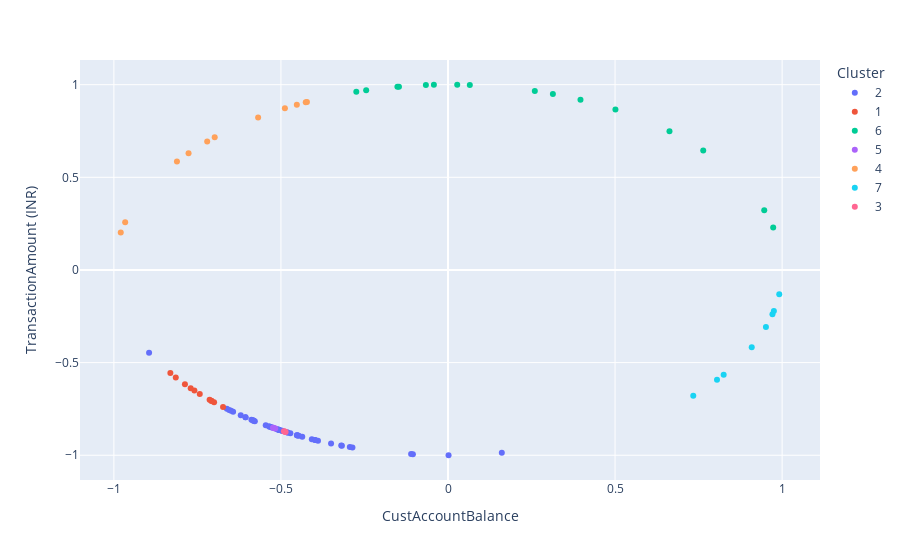

The cell this chart's notebook holds for it:
### Code cell
from sklearn.metrics import davies_bouldin_score
from sklearn.metrics import calinski_harabasz_score
import plotly.express as px

clusters_identificados = np.array(model.predict(X))
datos_con_clusters = data
datos_con_clusters['CustAccountBalance'] = X.T[0]
datos_con_clusters['TransactionAmount (INR)'] = X.T[1]
datos_con_clusters['Cluster'] = clusters_identificados
datos_con_clusters["Cluster"] = datos_con_clusters["Cluster"].astype("category")

fig = px.scatter(
    datos_con_clusters, 
    x = "CustAccountBalance", 
    y = "TransactionAmount (INR)", 
    color = "Cluster",
)
fig.show()

### Figure 1 — Plotly figure (JSON) as saved in the notebook; plotly's stock layout.template omitted (floating-point values rounded to 4 significant figures)
{"data": [{"hovertemplate": "Cluster=2<br>CustAccountBalance=%{x}<br>TransactionAmount (INR)=%{y}<extra></extra>", "legendgroup": "2", "marker": {"color": "#636efa", "symbol": "circle"}, "mode": "markers", "name": "2", "orientation": "v", "showlegend": true, "type": "scatter", "x": [-0.5456, -0.5094, -0.3195, -0.35, -0.4076, -0.4806, -0.3891, -0.4464, -0.4719, -0.3176, -0.6203, -0.3981, -0.4522, -0.5835, -0.3978, -0.5781, -0.5058, -0.6431, -0.5066, -0.4519, -0.4362, -0.5821, -0.8946, -0.1051, -0.6061, -0.4966, -0.606, -0.5303, 0.001651, -0.5884, -0.5831, -0.2939, -0.4977, -0.5352, -0.2861, -0.5048, -0.535, -0.5272, -0.6619, -0.4801, -0.6494, -0.1105, -0.6548, -0.5117, -0.4501, 0.1611], "xaxis": "x", "y": [-0.8381, -0.8605, -0.9476, -0.9368, -0.9132, -0.8769, -0.9212, -0.8948, -0.8817, -0.9482, -0.7843, -0.9174, -0.8919, -0.8121, -0.9175, -0.816, -0.8627, -0.7658, -0.8622, -0.892, -0.8999, -0.8131, -0.4468, -0.9945, -0.7954, -0.868, -0.7954, -0.8478, -1.0, -0.8086, -0.8124, -0.9558, -0.8674, -0.8447, -0.9582, -0.8633, -0.8449, -0.8497, -0.7496, -0.8772, -0.7605, -0.9939, -0.7558, -0.8592, -0.893, -0.9869], "yaxis": "y"}, {"hovertemplate": "Cluster=1<br>CustAccountBalance=%{x}<br>TransactionAmount (INR)=%{y}<extra></extra>", "legendgroup": "1", "marker": {"color": "#EF553B", "symbol": "circle"}, "mode": "markers", "name": "1", "orientation": "v", "showlegend": true, "type": "scatter", "x": [-0.6733, -0.759, -0.7874, -0.7701, -0.831, -0.7001, -0.7073, -0.7087, -0.7135, -0.7429, -0.8147], "xaxis": "x", "y": [-0.7394, -0.6511, -0.6165, -0.6379, -0.5563, -0.714, -0.7069, -0.7055, -0.7006, -0.6694, -0.5798], "yaxis": "y"}, {"hovertemplate": "Cluster=6<br>CustAccountBalance=%{x}<br>TransactionAmount (INR)=%{y}<extra></extra>", "legendgroup": "6", "marker": {"color": "#00cc96", "symbol": "circle"}, "mode": "markers", "name": "6", "orientation": "v", "showlegend": true, "type": "scatter", "x": [0.3139, -0.2449, -0.1514, 0.9465, 0.0276, -0.04227, 0.7639, 0.2598, 0.06528, 0.3965, 0.5011, -0.1468, 0.6629, 0.9733, -0.2745, -0.06621], "xaxis": "x", "y": [0.9494, 0.9695, 0.9885, 0.3228, 0.9996, 0.9991, 0.6454, 0.9657, 0.9979, 0.918, 0.8654, 0.9892, 0.7487, 0.2297, 0.9616, 0.9978], "yaxis": "y"}, {"hovertemplate": "Cluster=5<br>CustAccountBalance=%{x}<br>TransactionAmount (INR)=%{y}<extra></extra>", "legendgroup": "5", "marker": {"color": "#ab63fa", "symbol": "circle"}, "mode": "markers", "name": "5", "orientation": "v", "showlegend": true, "type": "scatter", "x": [-0.5232, -0.5191, -0.5233, -0.517], "xaxis": "x", "y": [-0.8522, -0.8547, -0.8522, -0.856], "yaxis": "y"}, {"hovertemplate": "Cluster=4<br>CustAccountBalance=%{x}<br>TransactionAmount (INR)=%{y}<extra></extra>", "legendgroup": "4", "marker": {"color": "#FFA15A", "symbol": "circle"}, "mode": "markers", "name": "4", "orientation": "v", "showlegend": true, "type": "scatter", "x": [-0.8112, -0.9794, -0.4524, -0.7207, -0.6982, -0.9662, -0.4881, -0.4222, -0.4257, -0.7765, -0.5683], "xaxis": "x", "y": [0.5847, 0.2017, 0.8918, 0.6933, 0.7159, 0.2577, 0.8728, 0.9065, 0.9049, 0.6301, 0.8228], "yaxis": "y"}, {"hovertemplate": "Cluster=7<br>CustAccountBalance=%{x}<br>TransactionAmount (INR)=%{y}<extra></extra>", "legendgroup": "7", "marker": {"color": "#19d3f3", "symbol": "circle"}, "mode": "markers", "name": "7", "orientation": "v", "showlegend": true, "type": "scatter", "x": [0.9711, 0.9753, 0.8051, 0.825, 0.909, 0.9515, 0.9914, 0.7341], "xaxis": "x", "y": [-0.2389, -0.2208, -0.5931, -0.5651, -0.4168, -0.3077, -0.1309, -0.6791], "yaxis": "y"}, {"hovertemplate": "Cluster=3<br>CustAccountBalance=%{x}<br>TransactionAmount (INR)=%{y}<extra></extra>", "legendgroup": "3", "marker": {"color": "#FF6692", "symbol": "circle"}, "mode": "markers", "name": "3", "orientation": "v", "showlegend": true, "type": "scatter", "x": [-0.4888, -0.4875, -0.4861, -0.4912], "xaxis": "x", "y": [-0.8724, -0.8731, -0.8739, -0.8711], "yaxis": "y"}], "layout": {"legend": {"title": {"text": "Cluster"}, "tracegroupgap": 0}, "margin": {"t": 60}, "xaxis": {"anchor": "y", "domain": [0, 1], "title": {"text": "CustAccountBalance"}}, "yaxis": {"anchor": "x", "domain": [0, 1], "title": {"text": "TransactionAmount (INR)"}}}}
